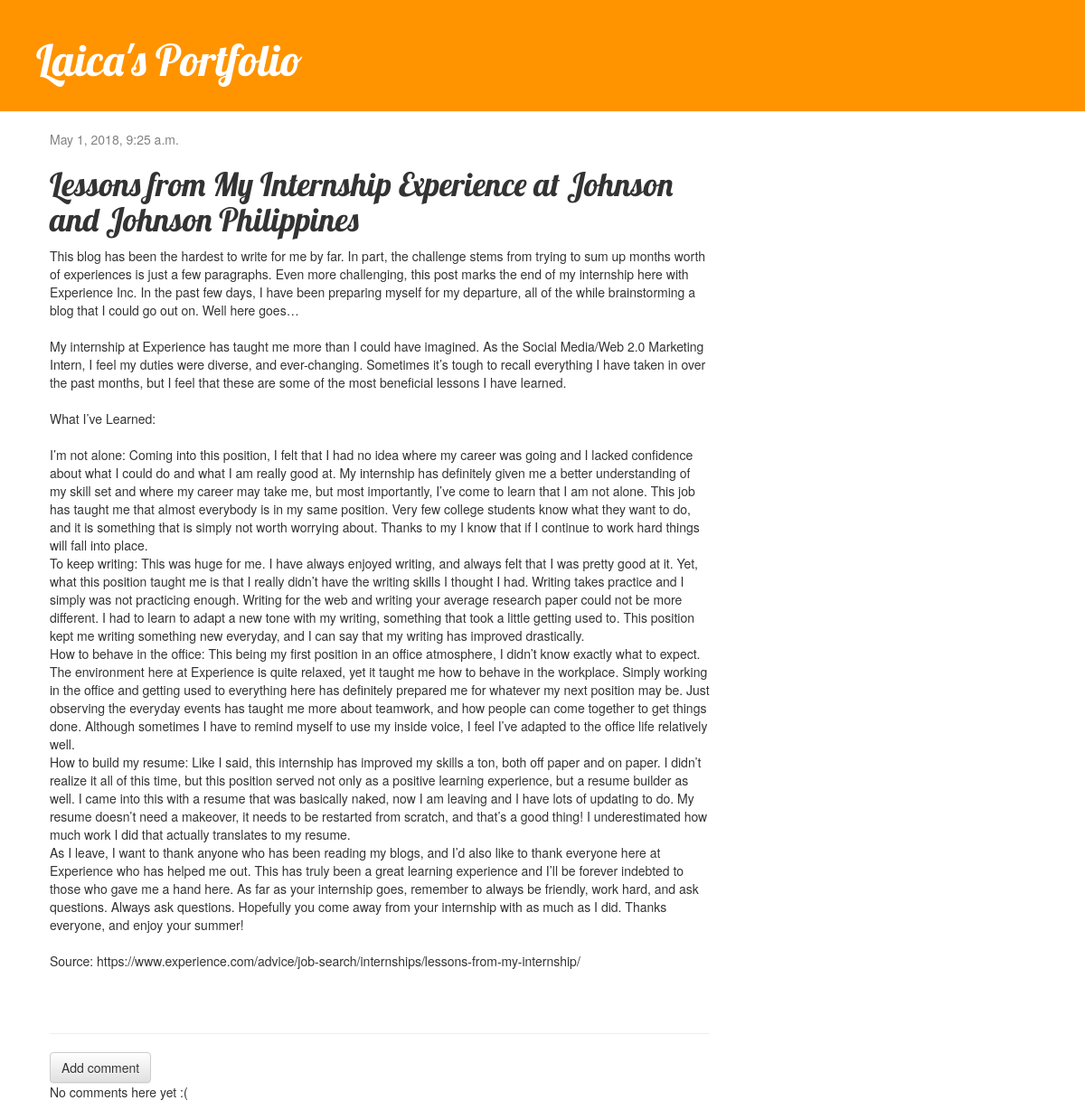
Screenshot of /post/15/ with the database file from the repository.
### projectblog/models.py (models this page shows, shortened)
class Post(models.Model):
    author = models.ForeignKey('auth.User', on_delete=models.CASCADE)
    title = models.CharField(max_length=200)
    upvotes = models.IntegerField(default=0)
    text = models.TextField()
    created_date = models.DateTimeField(default=timezone.now)
    published_date = models.DateTimeField(blank=True, null=True)

### projectblog/views.py (the view)
# urls.py: url(r'^post/(?P<pk>\d+)/$', views.post_detail, name='post_detail'),
def post_detail(request, pk):
    post = get_object_or_404(Post, pk=pk)
    return render(request, 'projectblog/post_detail.html', {'post': post})

### projectblog/templates/projectblog/post_detail.html (shortened to what this page needs)
{% extends 'projectblog/base.html' %}
{% block content %}
    <div class="post">
        {% if post.published_date %}
            <div class="date">
                {{ post.published_date }}
            </div>
        {% endif %}
        <h1>{{ post.title }}</h1>
        <p>{{ post.text|linebreaksbr }}</p>
    </div>
    <hr>
    <a class="btn btn-default" href="{% url 'add_comment_to_post' pk=post.pk %}">Add comment</a>
	{% for comment in post.comments.all %}
	    {% if user.is_authenticated or comment.approved_comment %}
	    <div class="comment">
	        <div class="date">
	            {{ comment.created_date }}
	            {% if not comment.approved_comment %}
	                <a class="btn btn-default" href="{% url 'comment_remove' pk=comment.pk %}"><span class="glyphicon glyphicon-remove"></span></a>
	                <a class="btn btn-default" href="{% url 'comment_approve' pk=comment.pk %}"><span class="glyphicon glyphicon-ok"></span></a>
	            {% endif %}
	        </div>
	        <strong>{{ comment.author }}</strong>
	        <p>{{ comment.text|linebreaks }}</p>
	    </div>
	    {% endif %}
	{% empty %}
	    <p>No comments here yet :(</p>
	{% endfor %}
{% endblock %}

### projectblog/templates/projectblog/base.html (shortened to what this page needs)
{% load staticfiles %}
<html>
    <head>
        <link rel="stylesheet" href="https://maxcdn.bootstrapcdn.com/bootstrap/4.0.0-beta/css/bootstrap.min.css">
        <link rel="stylesheet" href="//maxcdn.bootstrapcdn.com/bootstrap/3.2.0/css/bootstrap.min.css">
        <link rel="stylesheet" href="//maxcdn.bootstrapcdn.com/bootstrap/3.2.0/css/bootstrap-theme.min.css">
        <link rel="stylesheet" href="{% static 'css/projectblog.css' %}">
    </head>
    <header>
    <div class="page-header">
        <h1><a href="/">Laica's Portfolio</a></h1>
    </div>
    </header>
    <body>
        <div class="content container">
        <div class="row">
            <div class="col-md-8">
            {% block content %}
            {% endblock %}
            </div>
        </div>
    </div>
</body>
</html>

### projectblog/static/css/projectblog.css (style rules this page uses)
h1 a { color: #FCA205; font-family: 'Lobster'; }
body { padding-left: 0px; }
.page-header { background-color: #ff9400; margin-top: 0; padding: 20px 20px 20px 40px; }
.page-header h1, .page-header h1 a, .page-header h1 a:visited, .page-header h1 a:active { color: #ffffff; font-size: 36pt; text-decoration: none; }
.content { margin-left: 40px; }
h1, h2, h3, h4 { font-family: 'Lobster', cursive; }
.date { color: #828282; }
.post { margin-bottom: 70px; }

### rows the page displays
Post: published_date "May 1, 2018, 9:25 a.m.", title "Lessons from My Internship Experience at Johnson and Johnson Philippines", text "This blog has been the hardest to write for me by far. In part, the challenge stems from trying to sum up months worth of experiences is just a few paragraphs. Even more challenging, this post marks the end of my internship here with Experience Inc. In the past few days, I have been preparing myself for my departure, all of the while brainstorming a blog that I could go out on. Well here goes… My internship at Experience has taught me more than I could have imagined. As the Social Media/Web 2.0 Marketing Intern, I feel my duties were diverse, and ever-changing. Sometimes it’s tough to recall everything I have taken in over the past months, but I feel that these are some of the most…"
